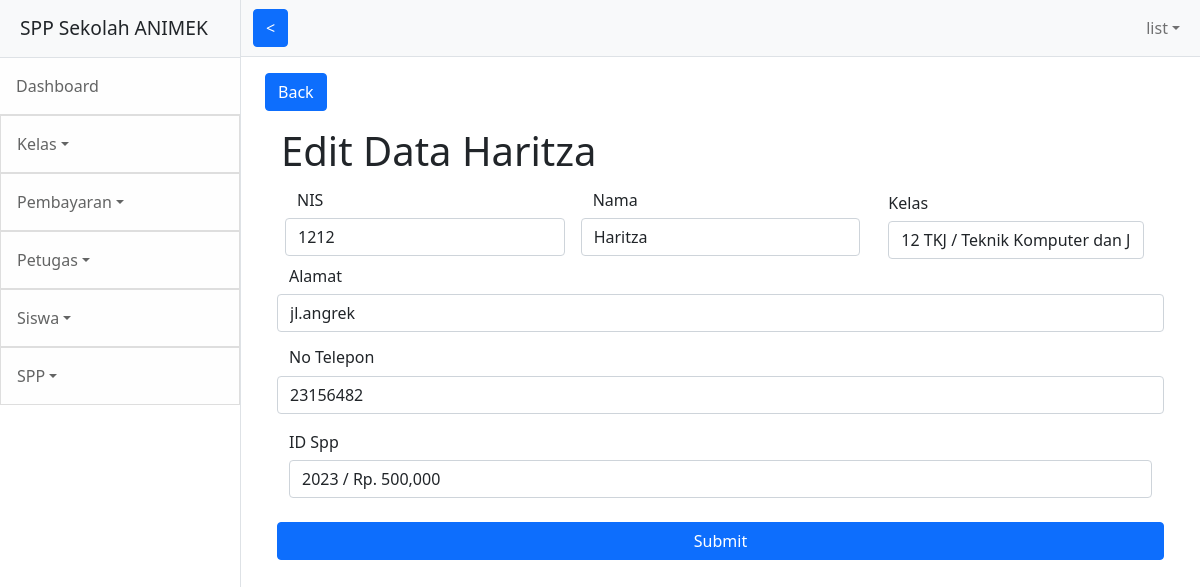
The page /index/siswa/EditSiswa.php?id=1212 on the database its author committed.
### tables this page shows
CREATE TABLE `siswa` (
  `nisn` int(10) NOT NULL,
  `nis` int(8) NOT NULL,
  `nama` varchar(35) NOT NULL,
  `id_kelas` int(11) NOT NULL,
  `alamat` text NOT NULL,
  `no_telp` int(13) NOT NULL,
  `id_spp` int(11) NOT NULL
);

CREATE TABLE `kelas` (
  `id_kelas` int(11) NOT NULL,
  `nama_kelas` varchar(10) NOT NULL,
  `kompetensi_keahlian` varchar(50) NOT NULL
);

CREATE TABLE `spp` (
  `id_spp` int(11) NOT NULL,
  `tahun` int(11) NOT NULL,
  `nominal` int(11) NOT NULL
);

### index/siswa/EditSiswa.php (the view, shortened to what this page needs)
<?php
include 'koneksi.php';
  if (isset($_GET['id'])) {
    $id = ($_GET["id"]);
    $query = "SELECT * FROM siswa as a LEFT JOIN kelas as b ON a.id_kelas = b.id_kelas LEFT JOIN spp as c ON a.id_spp = c.id_spp    WHERE nisn='$id'";
    $result = mysqli_query($kon, $query);
    $data = mysqli_fetch_assoc($result);
    $nominal =$data['nominal'] ;
    $HN = number_format($nominal);
  } else {
    echo "<script>alert('Masukkan data id.');window.location='index.php';</script>";
  }
  ?>
<!DOCTYPE html>
<html lang="en">
    <head>
        <link href="../asset/css/styles.css" rel="stylesheet" />
    </head>
    <body>
        <div class="d-flex" id="wrapper">
            <div class="border-end bg-white" id="sidebar-wrapper">
                <div class="sidebar-heading border-bottom bg-light">SPP Sekolah ANIMEK</div>
                <div class="list-group list-group-flush">
                <a class="list-group-item list-group-item-action list-group-item-light p-3" href="../index.php">Dashboard</a>
                    <div class="dropdown">
                        <a class="list-group-item list-group-item-action list-group-item-light p-3 dropdown-toggle" type="button" data-bs-toggle="dropdown" aria-expanded="false">Kelas</a>
                    </div>
                    <div class="dropdown">
                        <a class="list-group-item list-group-item-action list-group-item-light p-3 dropdown-toggle" type="button" data-bs-toggle="dropdown" aria-expanded="false">Pembayaran</a>
                    </div>
                    <div class="dropdown">
                        <a class="list-group-item list-group-item-action list-group-item-light p-3 dropdown-toggle" type="button" data-bs-toggle="dropdown" aria-expanded="false">Petugas</a>
                    </div>
                    <div class="dropdown">
                        <a class="list-group-item list-group-item-action list-group-item-light p-3 dropdown-toggle" type="button" data-bs-toggle="dropdown" aria-expanded="false">Siswa</a>
                    </div>
                    <div class="dropdown">
                        <a class="list-group-item list-group-item-action list-group-item-light p-3 dropdown-toggle" type="button" data-bs-toggle="dropdown" aria-expanded="false">SPP</a>
                    </div>
                </div>
            </div>
            <div id="page-content-wrapper">
            <nav class="navbar navbar-expand-lg navbar-light bg-light border-bottom">
                    <div class="container-fluid">
                        <button class="btn btn-primary" id="sidebarToggle"><</button>
                        <div class="collapse navbar-collapse" id="navbarSupportedContent">
                            <ul class="navbar-nav ms-auto mt-2 mt-lg-0">
                                <li class="nav-item dropdown">
                                    <a class="nav-link dropdown-toggle" id="navbarDropdown" href="#" role="button" data-bs-toggle="dropdown" aria-haspopup="true" aria-expanded="false">list</a>
                                </li>
                            </ul>
                        </div>
                    </div>
                </nav>
                <div class="container-fluid">
                <form method="post" action="EditData.php">
                    <div class="container">
                    <a class="btn btn-primary mt-3" href="siswa.php" role="button">Back</a>
                        <div class="card-body">
                        <h1>Edit Data <?php echo $data['nama']; ?></h1>
                            <div class="card-text m-2">
                            <div class="row">
                                <div class="form-group m-2 col">
                                    <div class="row">
                                        <div class="col-md-2 h6">NIS</div>
                                        <input type="text" name="Data2" value="<?php echo $data['nis']; ?>" class="form-control col-md-8">
                                    </div>
                                </div>
                                <div class="form-group m-2 col">
                                    <div class="row">
                                        <div class="col-md-2 h6">Nama</div>
                                        <input type="text" name="Data3" value="<?php echo $data['nama']; ?>" class="form-control col-md-8">
                                    </div>
                                </div>
                                <div class="form-group m-2 col">
                                    <label class="h6" >Kelas</label>
                                <select name="Data4" class="form-control">
                                <option value="<?php echo $data['id_kelas']; ?>" selected><?php echo $data['nama_kelas']; ?> / <?php echo $data['kompetensi_keahlian']; ?></option>
                                </select>
                                </div>
                            </div>
                                <div class="form-group mb-3">
                                    <div class="row">
                                        <div class="col-md-2 h6">Alamat</div>
                                        <input type="text" name="Data5" value="<?php echo $data['alamat']; ?>" class="form-control col-md-8">
                                    </div>
                                </div>
                                <div class="form-group mb-3">
                                    <div class="row">
                                        <div class="col-md-2 h6">No Telepon</div>
                                        <input type="text" name="Data6" value="<?php echo $data['no_telp']; ?>" class="form-control col-md-8">
                                    </div>
                                </div>
                                <div class="form-group mb-4">
                                    <label class="col-md-4 h6" >ID Spp</label>
                                <select name="Data7" class="form-control">
                                <option value="<?php echo $data['id_spp']; ?>" selected><?php echo $data['tahun']; ?> / Rp. <?php echo $HN ?> </option>
                                </select>
                                </div>
                                <div class="form-group">
                                    <div class="row">
                                        <input href="siswa.php" type="submit" class="btn btn-primary">
                                    </div>
                                </div>
                            </form>
                </div>
            </div>
        </div>
    </body>
</html>

### rows shown on the page
siswa: nama "Haritza", Data2 "1212", Data3 "Haritza", Data4 "12 TKJ / Teknik Komputer dan Jaringan", Data5 "jl.angrek", Data6 "23156482", Data7 "2023 / Rp. 500,000"
